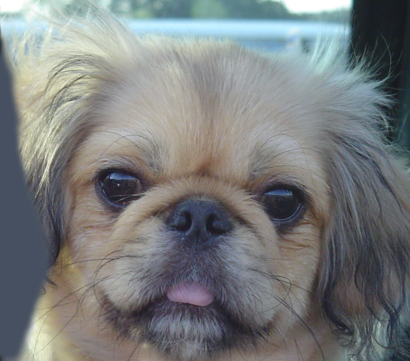
#> input picture data/dog.bmp, 410 x 361 px
$ jupyter execute --allow-errors Report.ipynb
#> lines starting #> are read from the running program, lines starting #| are printed output that depends on the picture
### helpers.py
# Project Image Filtering and Hybrid Images Stencil Code
# Based on previous and current work
# by James Hays for CSCI 1430 @ Brown and
# CS 4495/6476 @ Georgia Tech
import numpy as np
from numpy import pi, exp, sqrt
from skimage import io, img_as_ubyte, img_as_float32
from skimage.transform import rescale
# import matplotlib.pyplot as plt
from scipy.signal import gaussian, correlate2d

# [112 lines left out: functions my_imfilter, create_gaussian_filter, gen_hybrid_image, vis_hybrid_image, not called in this run]

def load_image(path):
  return img_as_float32(io.imread(path))

def save_image(path, im):
  return io.imsave(path, img_as_ubyte(im.copy()))

### Report.ipynb
# <center>Hybrid Images</center>

## Introduction

[cell 1]
from scipy.signal import convolve2d, correlate2d, gaussian
import numpy as np
import cv2
import matplotlib.pylab as plt

[cell 2]
def visualize_image(figure_name: str, img: np.ndarray):
    cv2.imshow(figure_name, img)
    cv2.waitKey(0)
    cv2.destroyAllWindows()

[cell 3]
img = cv2.imread('./data/dog.bmp')
#> img is the input picture: shape (361, 410, 3); mean B, G, R 125, 124.5, 121.2
visualize_image('original', img)
img2 = cv2.imread('./data/cat.bmp')
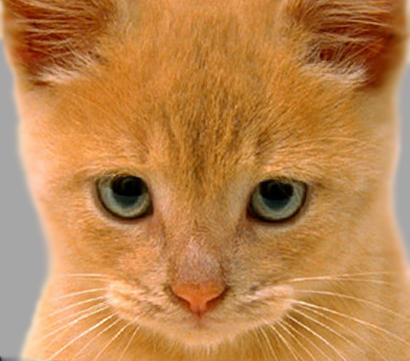
#> input picture data/cat.bmp, 410 x 361 px
#> img2 is the input picture: shape (361, 410, 3); mean B, G, R 77.1, 132.5, 188.3
visualize_image('original', img2)

[cell 4]
def create_gaussian_filter(ksize, sigma):
    # create gaussian filter of an arbitrary MxN dimensions
    kernel1 = gaussian(ksize[0],sigma)
    kernel2 = gaussian(ksize[1],sigma)
    kernel2D = np.outer(kernel1,kernel2)
    # Normalize the kernel values
    return (kernel2D)/(np.sum(kernel2D))

[cell 5]
# TODO: Test your functions with `correlate2d()`
kernel = create_gaussian_filter((19,19),500)
my_blur = np.array(img)
my_blur[:,:,0] = correlate2d(img[:,:,0], kernel, 'same')
my_blur[:,:,1] = correlate2d(img[:,:,1], kernel, 'same')
my_blur[:,:,2] = correlate2d(img[:,:,2], kernel, 'same')
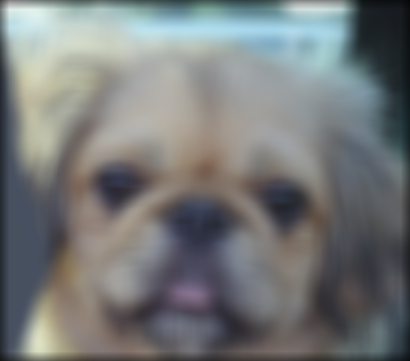
#> my_blur: shape (361, 410, 3); mean B, G, R 121.6, 121.1, 118.1
visualize_image('my gaussian blur', my_blur)

[cell 6]
import helpers
#> (the rest of this cell did not finish here and is left out)

[cell 7]
plt.imshow(kernel)
plt.colorbar()
plt.show()
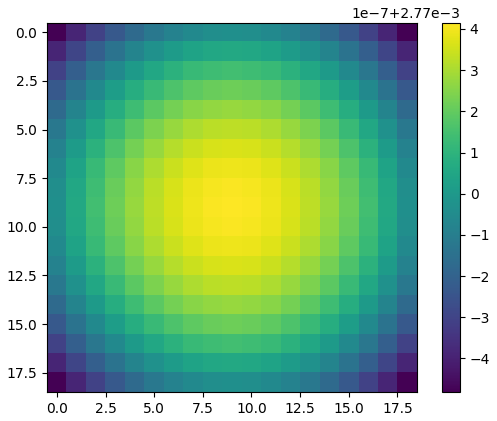
#> figure drawn by matplotlib, 2 panels

[cell 8]
# TODO: Test your functions with `correlate2d()`
kernel = create_gaussian_filter((19,19),1000)
my_blur2 = np.array(img2)
my_blur2[:,:,0] = correlate2d(img2[:,:,0], kernel, 'same')
my_blur2[:,:,1] = correlate2d(img2[:,:,1], kernel, 'same')
my_blur2[:,:,2] = correlate2d(img2[:,:,2], kernel, 'same')
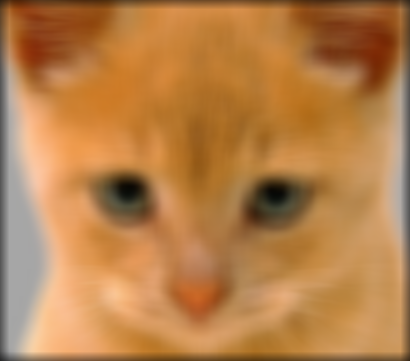
#> my_blur2: shape (361, 410, 3); mean B, G, R 74, 128.4, 183.2
test = img2-my_blur2
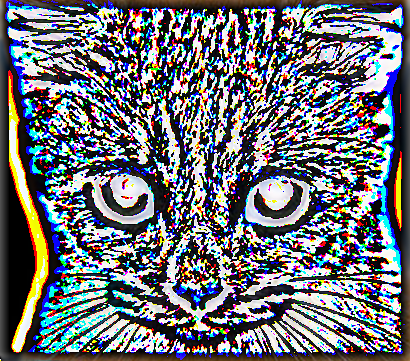
#> test: shape (361, 410, 3); mean B, G, R 117.6, 111.6, 109.2
test = (test+128.0)%255
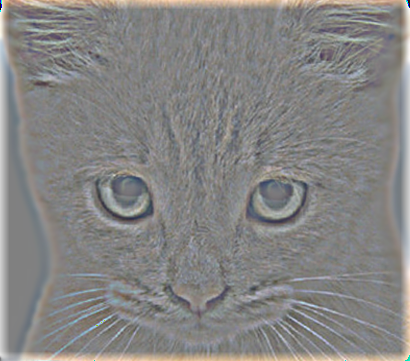
#> test: shape (361, 410, 3) float64; mean B, G, R 131.6, 132.5, 133.4
visualize_image('my gaussian blur', np.uint8(test))

[cell 9]
final = np.clip((test+my_blur-128),0,255)
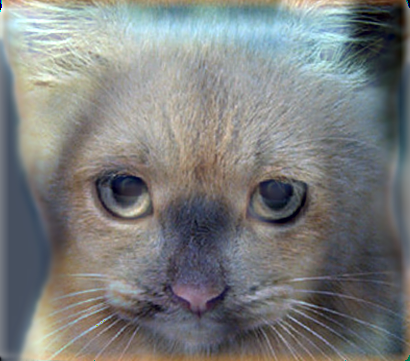
#> final: shape (361, 410, 3) float64; mean B, G, R 125.1, 125.6, 123.6
visualize_image('RED WHEELBARROW', np.uint8(final))

[cell 10]
final.dtype

## Results

[cell 11]
#test = (((test+127)%255))
plt.hist((test+my_blur).ravel(),500,[0,500]);
plt.show()
#> figure, not shown here; tallest bar 5581 high, from x = 208 to 209

[cell 12]
#test = (((test+127)%255))
plt.hist((test+my_blur-128).ravel(),255,[0,255]);
plt.show()
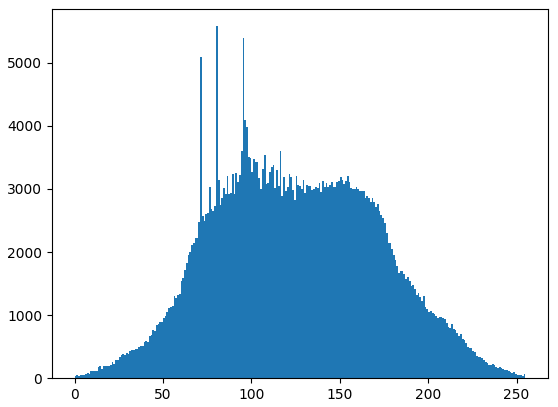
#> figure drawn by matplotlib, 1 panel; tallest bar 5581 high, from x = 80 to 81

[cell 13]
test[0,0,0]
#> Out = 231

[cell 14]
my_blur[0,0,0]
#> Out = 70

[cell 15]
test[0,0,0]+my_blur[0,0,0]
#> Out = 301

[cell 16]
# Project Image Filtering and Hybrid Images - Generate Hybrid Image
# Based on previous and current work
# by James Hays for CSCI 1430 @ Brown and
# CS 4495/6476 @ Georgia Tech
import numpy as np
import matplotlib
import matplotlib.pyplot as plt
from helpers import vis_hybrid_image, load_image, save_image, my_imfilter, gen_hybrid_image

# Before trying to construct hybrid images, it is suggested that you
# implement my_imfilter in helpers.py and then debug it using proj1_part1.py

# Debugging tip: You can split your python code and print in between
# to check if the current states of variables are expected or use a proper debugger.

## Setup
# Read images and convert to floating point format
image1 = load_image('../data/dog.bmp')
#> in load_image, `return img_as_float32(io.imread(path))`:
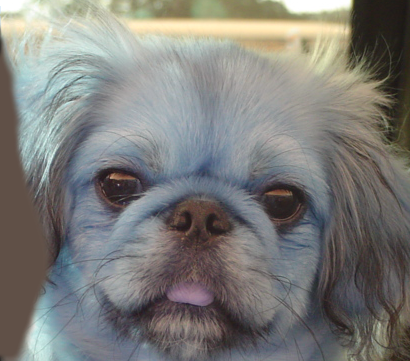
#> returned value: shape (361, 410, 3) float32; mean of channels 0, 1, 2 0.475, 0.488, 0.49; drawn as B, G, R
image2 = load_image('../data/cat.bmp')
#> call 2 of load_image, with path = '../data/cat.bmp'
#> in load_image (call 2), `return img_as_float32(io.imread(path))`:
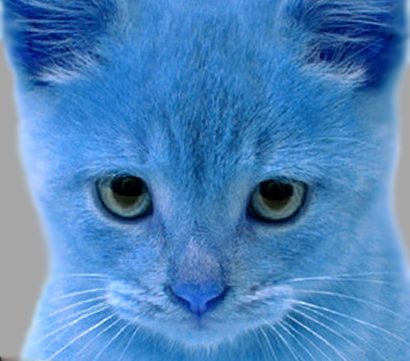
#> returned value: shape (361, 410, 3) float32; mean of channels 0, 1, 2 0.738, 0.52, 0.302; drawn as B, G, R

# display the dog and cat images
plt.figure(figsize=(3,3))
plt.imshow((image1*255).astype(np.uint8))
plt.figure(figsize=(3,3))
plt.imshow((image2*255).astype(np.uint8))

# For your write up, there are several additional test cases in 'data'.
# Feel free to make your own, too (you'll need to align the images in a
# photo editor such as Photoshop).
# The hybrid images will differ depending on which image you
# assign as image1 (which will provide the low frequencies) and which image
# you asign as image2 (which will provide the high frequencies)

## Hybrid Image Construction ##
# cutoff_frequency is the standard deviation, in pixels, of the Gaussian#
# blur that will remove high frequencies. You may tune this per image pair
# to achieve better results.
cutoff_frequency = 500
#> (the rest of this cell did not finish here and is left out)
